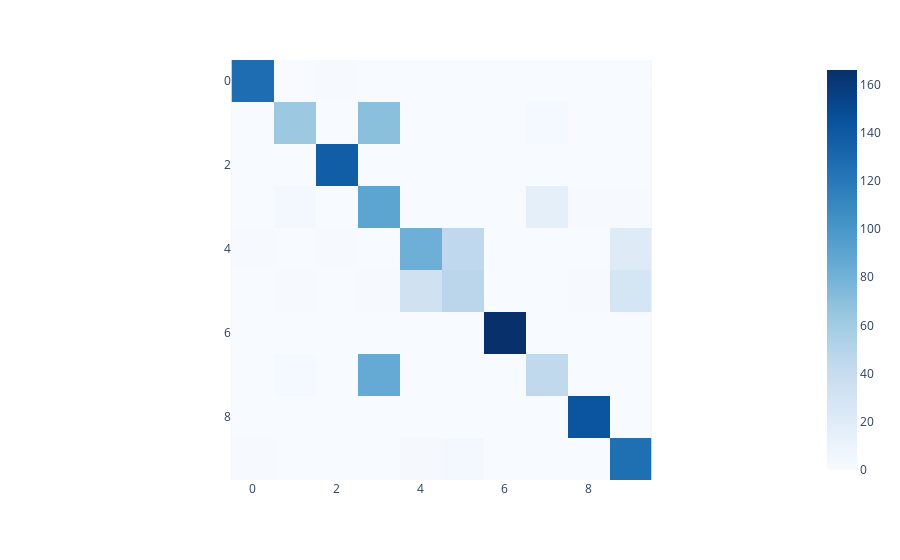

Notebook code cell kept with this figure:
### Markdown cell above
# Metrics

### Code cell
acc = accuracy_score(y_true=test_targets, y_pred=predictions)
accuracy = round(acc, 4)

print(f"The accuracy is {round(accuracy*100, 4)}%")

print(classification_report(y_true=test_targets, y_pred=predictions, digits=4))

conf_matrix = confusion_matrix(y_true=test_targets, y_pred=predictions)
px.imshow(conf_matrix, color_continuous_scale="blues")

### Figure 1 — Plotly figure (JSON) as saved in the notebook; plotly's stock layout.template omitted (floating-point values rounded to 4 significant figures)
{"data": [{"coloraxis": "coloraxis", "hovertemplate": "x: %{x}<br>y: %{y}<br>color: %{z}<extra></extra>", "name": "0", "type": "heatmap", "xaxis": "x", "yaxis": "y", "z": [[127, 0, 1, 0, 0, 0, 0, 0, 0, 0], [0, 63, 0, 70, 0, 0, 0, 3, 0, 0], [0, 0, 137, 0, 0, 0, 0, 0, 0, 0], [0, 4, 0, 90, 0, 0, 0, 16, 1, 1], [1, 0, 1, 0, 82, 45, 0, 0, 0, 21], [0, 1, 0, 1, 33, 47, 0, 0, 1, 29], [0, 0, 0, 0, 0, 0, 166, 0, 0, 0], [0, 3, 0, 86, 0, 0, 0, 44, 0, 0], [0, 0, 0, 0, 0, 0, 0, 0, 143, 0], [1, 0, 0, 0, 2, 4, 0, 0, 0, 126]]}], "layout": {"coloraxis": {"colorscale": [[0, "rgb(247,251,255)"], [0.125, "rgb(222,235,247)"], [0.25, "rgb(198,219,239)"], [0.375, "rgb(158,202,225)"], [0.5, "rgb(107,174,214)"], [0.625, "rgb(66,146,198)"], [0.75, "rgb(33,113,181)"], [0.875, "rgb(8,81,156)"], [1, "rgb(8,48,107)"]]}, "margin": {"t": 60}, "xaxis": {"anchor": "y", "constrain": "domain", "domain": [0, 1], "scaleanchor": "y"}, "yaxis": {"anchor": "x", "autorange": "reversed", "constrain": "domain", "domain": [0, 1]}}}
